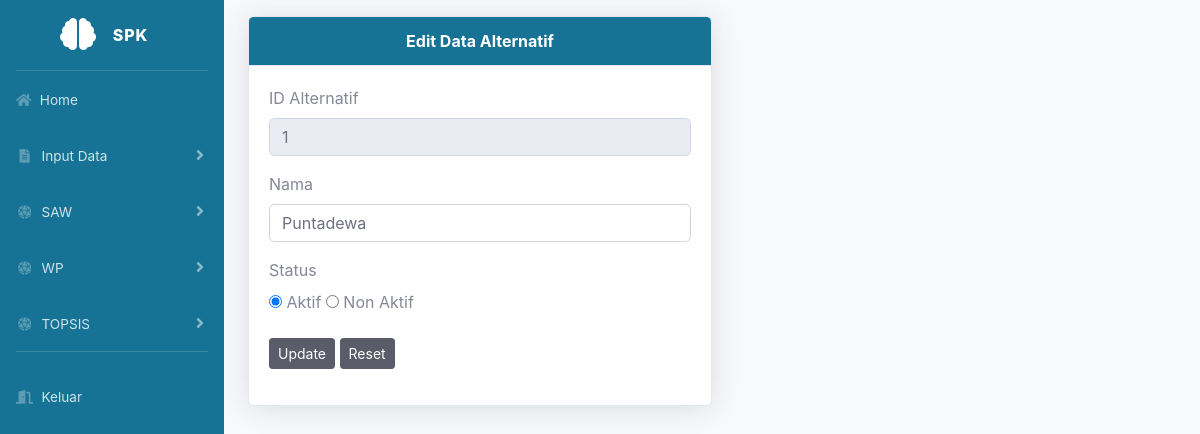
Page /dashboard.php?url=editalternatif&id=1 (signed in) on the committed database.
### tables this page shows
CREATE TABLE `alternatif` (
  `id_alternatif` int(11) NOT NULL,
  `nama_alternatif` varchar(255) NOT NULL,
  `status_alternatif` enum('0','1') NOT NULL DEFAULT '1'
);

### editalternatif.php (the view)
<div class="card shadow mt-3" style="width: 50%;">
  <div class="card-header font-weight-bold" style="text-align: center; background-color: #167395; color: white">Edit Data Alternatif</div>
  <?php
  $sql = mysqli_query($conn, "SELECT * FROM alternatif WHERE id_alternatif='$_GET[id]' ");
  if ($data = mysqli_fetch_array($sql)) {
  ?>
    <div class="card-body">
      <form action="simpaneditalter.php" method="post" class="form-horizontal" enctype="multipart/form-data">
        <div class="form-group cols-sm-6">
          <label>ID Alternatif</label>
          <input type="text" name="id_alternatif" value="<?php echo $data['id_alternatif']; ?>" class="form-control" readonly>
        </div>
        <div class="form-group cols-sm-6">
          <label>Nama</label>
          <input type="text" name="nama" value="<?php echo $data['nama_alternatif']; ?>" class="form-control">
        </div>
        <div class="form-group cols-sm-6">
          <label>Status</label>
          <div>
            <label>
              <input type="radio" name="status_alternatif" value="1" <?php echo ($data['status_alternatif'] == 1) ? 'checked' : ''; ?>> Aktif
            </label>
            <label>
              <input type="radio" name="status_alternatif" value="0" <?php echo ($data['status_alternatif'] == 0) ? 'checked' : ''; ?>> Non Aktif
            </label>
          </div>
        </div>
        <div class="form-group cols-sm-6">
          <button type="submit" name="edit" class="btn btn-dark btn-sm">
            Update
          </button>
          <button type=" button" class="btn btn-dark btn-sm" onclick="history.back()">
            Reset
          </button>
        </div>
      </form>
    <?php } ?>
    </div>
</div>

### rows in the picture
alternatif: id_alternatif "1", nama "Puntadewa", status_alternatif "☑ Aktif", status_alternatif "☐ Non Aktif"
